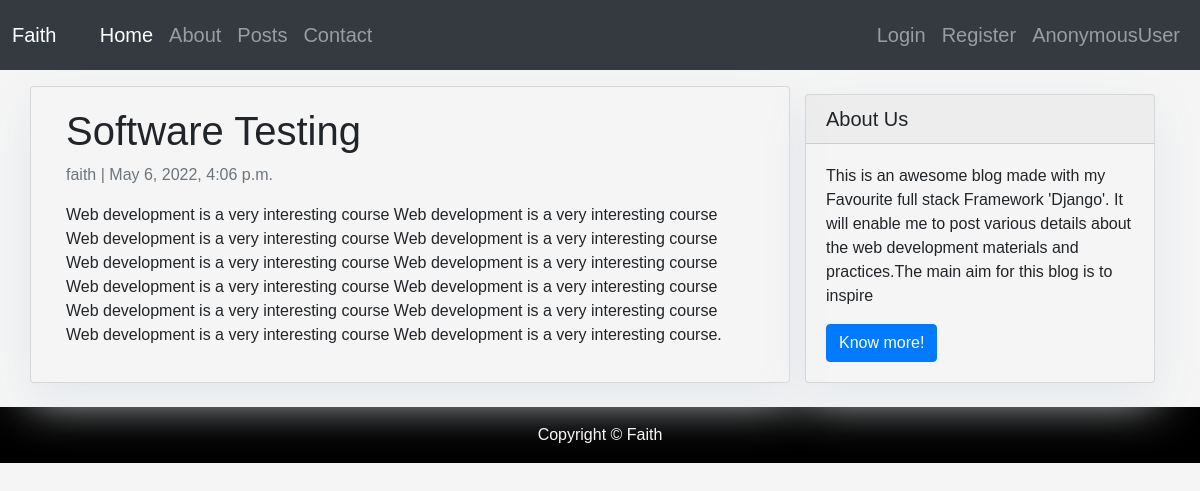
/2, run on the app's committed database.
### Blog/models.py (models this page shows, shortened)
class Post(models.Model):
    title = models.CharField(max_length=200, unique=True)
    slug = models.SlugField(max_length=200, unique=True)
    author = models.ForeignKey(User, on_delete= models.CASCADE,related_name='blog_posts')
    updated_on = models.DateTimeField(auto_now= True)
    content = models.TextField()
    created_on = models.DateTimeField(auto_now_add=True)
    status = models.IntegerField(choices=STATUS, default=0)
    class Meta:
        ordering = ['-created_on']

### Blog/views.py (the view)
# urls.py: path('<int:pk>',views.postDetail,name='postDetail'),
def postDetail(request,pk):
    post = Post.objects.get(pk=pk)
    context = {'post':post}
    return render(request,'post-detail.html',context)

### Blog/templates/post-detail.html
{% extends 'base.html' %} {% block content %}
<div class="container">
  <div class="row">
    <div class="col-md-8 card mb-4  mt-3 left  top">
      <div class="card-body">
        <h1>{% block title %} {{post.title}} {% endblock title %}</h1>
        <p class=" text-muted">{{ post.author }} | {{ post.created_on }}</p>
        <p class="card-text ">{{ post.content | safe }}</p>
      </div>
    </div>
    {% block sidebar %} {% include 'sidebar.html' %} {% endblock sidebar %}
  </div>
</div>
{% endblock content %}

### Blog/static/css/main.css (style rules this page uses)
body { background-color: whitesmoke; }
* { box-sizing: border-box; font-family: 'Courier New Regular', sans-serif; }
.card { background-color: rgba(245, 245, 245, 0.4); }

### Blog/templates/sidebar.html (style rules this page uses)
.card { box-shadow: 0 16px 48px #E3E7EB; }

### data on the page
Post: title "Software Testing", author "faith", created_on "May 6, 2022, 4:06 p.m.", content "Web development is a very interesting course Web development is a very interesting course Web development is a very interesting course Web development is a very interesting course Web development is a very interesting course Web development is a very interesting course Web development is a very interesting course Web development is a very interesting course Web development is a very interesting course Web development is a very interesting course Web development is a very interesting course Web development is a very interesting course."

### other printed values
{{ user }} "AnonymousUser"
